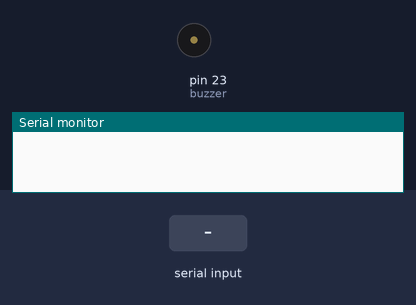
Recording of a sketch running on a simulated Arduino Mega 2560, built with avr-gcc and run on an emulated ATmega2560. On the bench: buzzer (waves = sounding), the last lines printed to the serial monitor. The test bench sets the inputs (shaded band).

Above: at 1.2 s.
1.3 s: "90,45\n" received over Serial
At 1.7 s:
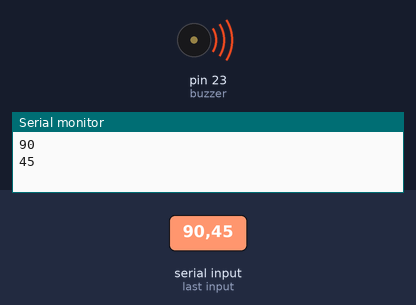
3.3 s: "30,150\n" received over Serial
At 4.2 s:
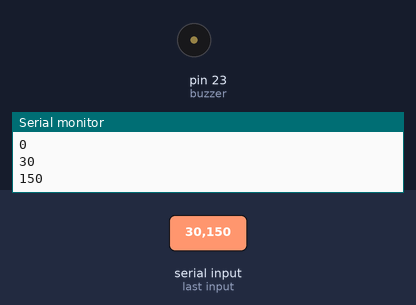
Timing chart, 0 to 6.3 s (numbered marks = the images above; inputs shaded):
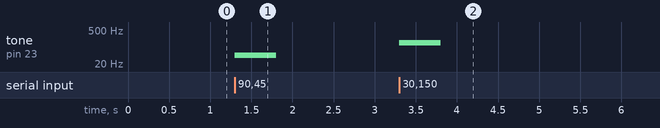

The sketch:

simplebuzzerdemo.ino
```cpp
const int buzzer = 23; //buzzer to arduino pin 9
int num = 0;
void setup() {
  Serial.begin(115200);
}


void loop() {

//control with serial
while(Serial.available()>0)
{
num= Serial.parseInt();
Serial.println(num);
tone(buzzer, num, 500);
}

}
```

Measured:
- after the input at 1.3 s, tone on pin 23 (buzzer): silent → 45 Hz at once, → silent 0.50 s later
- after the input at 3.3 s, tone on pin 23 (buzzer): silent → 150 Hz at once, → silent 0.50 s later
